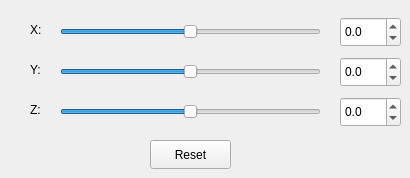
       <widget class="QWidget" name="Translation">
        <attribute name="title">
         <string>Translation</string>
        </attribute>
        <widget class="QLabel" name="label_11">
         <property name="geometry">
          <rect>
           <x>30</x>
           <y>20</y>
           <width>20</width>
           <height>20</height>
          </rect>
         </property>
         <property name="text">
          <string>X:</string>
         </property>
        </widget>
        <widget class="QSlider" name="XSliderT">
         <property name="geometry">
          <rect>
           <x>60</x>
           <y>22</y>
           <width>261</width>
           <height>20</height>
          </rect>
         </property>
         <property name="minimum">
          <number>-300</number>
         </property>
         <property name="maximum">
          <number>300</number>
         </property>
         <property name="singleStep">
          <number>0</number>
         </property>
         <property name="tracking">
          <bool>true</bool>
         </property>
         <property name="orientation">
          <enum>Qt::Horizontal</enum>
         </property>
        </widget>
        <widget class="QLabel" name="label_12">
         <property name="geometry">
          <rect>
           <x>30</x>
           <y>100</y>
           <width>20</width>
           <height>20</height>
          </rect>
         </property>
         <property name="text">
          <string>Z:</string>
         </property>
        </widget>
        <widget class="QSlider" name="YSliderT">
         <property name="geometry">
          <rect>
           <x>60</x>
           <y>62</y>
           <width>261</width>
           <height>20</height>
          </rect>
         </property>
         <property name="minimum">
          <number>-300</number>
         </property>
         <property name="maximum">
          <number>300</number>
         </property>
         <property name="singleStep">
          <number>0</number>
         </property>
         <property name="tracking">
          <bool>true</bool>
         </property>
         <property name="orientation">
          <enum>Qt::Horizontal</enum>
         </property>
        </widget>
        <widget class="QSlider" name="ZSliderT">
         <property name="geometry">
          <rect>
           <x>60</x>
           <y>102</y>
           <width>261</width>
           <height>20</height>
          </rect>
         </property>
         <property name="minimum">
          <number>-300</number>
         </property>
         <property name="maximum">
          <number>300</number>
         </property>
         <property name="singleStep">
          <number>0</number>
         </property>
         <property name="tracking">
          <bool>true</bool>
         </property>
         <property name="orientation">
          <enum>Qt::Horizontal</enum>
         </property>
        </widget>
        <widget class="QLabel" name="label_13">
         <property name="geometry">
          <rect>
           <x>30</x>
           <y>60</y>
           <width>20</width>
           <height>20</height>
          </rect>
         </property>
         <property name="text">
          <string>Y:</string>
         </property>
        </widget>
        <widget class="QPushButton" name="resetT">
         <property name="geometry">
          <rect>
           <x>150</x>
           <y>140</y>
           <width>81</width>
           <height>29</height>
          </rect>
         </property>
         <property name="text">
          <string>Reset</string>
         </property>
        </widget>
        <widget class="QDoubleSpinBox" name="XValueT">
         <property name="geometry">
          <rect>
           <x>340</x>
           <y>17</y>
           <width>61</width>
           <height>30</height>
          </rect>
         </property>
         <property name="decimals">
          <number>1</number>
         </property>
         <property name="minimum">
          <double>-30.000000000000000</double>
         </property>
         <property name="maximum">
          <double>30.000000000000000</double>
         </property>
         <property name="stepType">
          <enum>QAbstractSpinBox::DefaultStepType</enum>
         </property>
         <property name="value">
          <double>0.000000000000000</double>
         </property>
        </widget>
        <widget class="QDoubleSpinBox" name="YValueT">
         <property name="geometry">
          <rect>
           <x>340</x>
           <y>57</y>
           <width>61</width>
           <height>30</height>
          </rect>
         </property>
         <property name="decimals">
          <number>1</number>
         </property>
         <property name="minimum">
          <double>-30.000000000000000</double>
         </property>
         <property name="maximum">
          <double>30.000000000000000</double>
         </property>
         <property name="value">
          <double>0.000000000000000</double>
         </property>
        </widget>
        <widget class="QDoubleSpinBox" name="ZValueT">
         <property name="geometry">
          <rect>
           <x>340</x>
           <y>97</y>
           <width>61</width>
           <height>30</height>
          </rect>
         </property>
         <property name="decimals">
          <number>1</number>
         </property>
         <property name="minimum">
          <double>-30.000000000000000</double>
         </property>
         <property name="maximum">
          <double>30.000000000000000</double>
         </property>
         <property name="singleStep">
          <double>1.000000000000000</double>
         </property>
         <property name="value">
          <double>0.000000000000000</double>
         </property>
        </widget>
       </widget>
